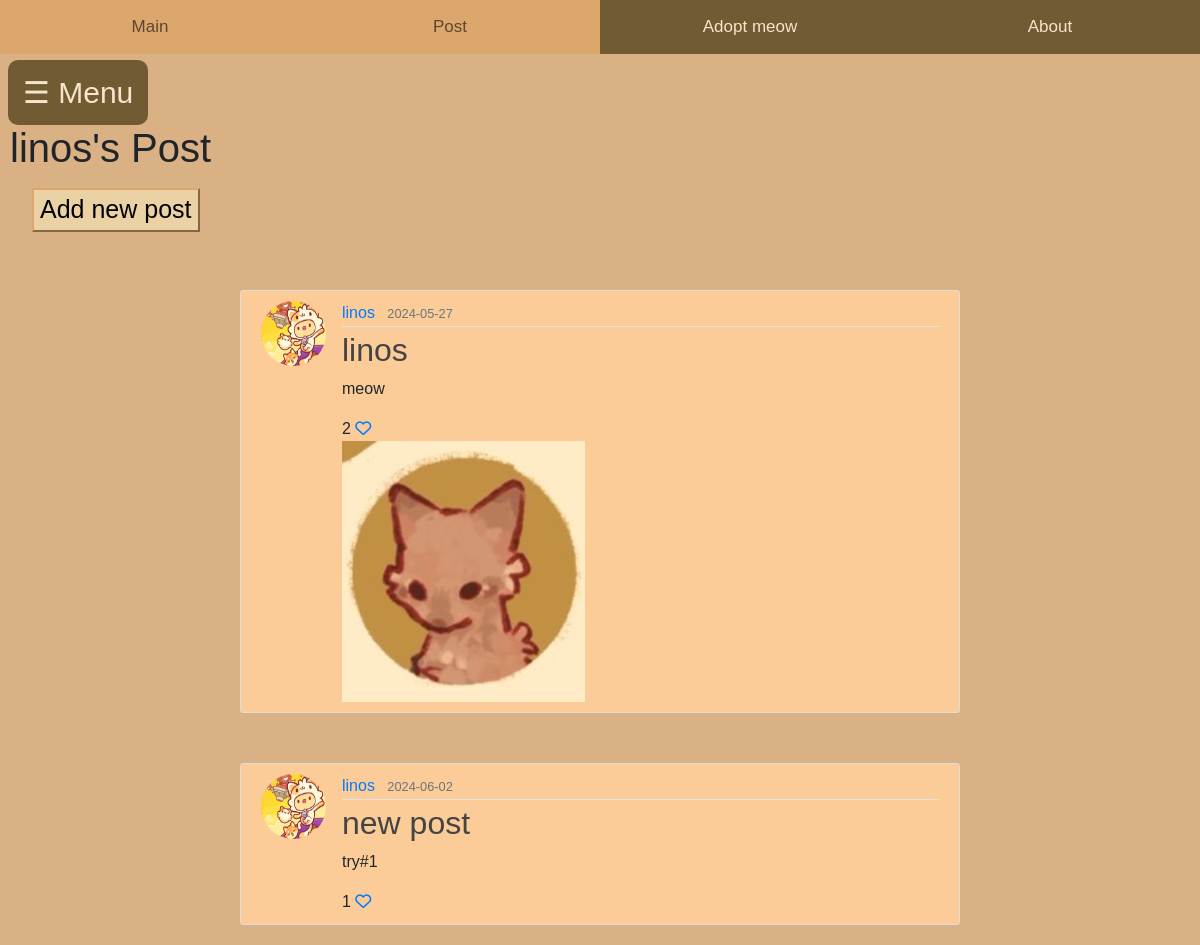
The page /user_posts (signed in) on the database its author committed.
### home/models.py (models this page shows, shortened)
class User(db.Model, UserMixin):
    id = db.Column(db.Integer, primary_key=True)
    fullname = db.Column(db.String(120), unique=True, nullable=False)
    email = db.Column(db.String(20), unique=True, nullable=False)
    username = db.Column(db.String(120), unique=True, nullable=False)
    password1 = db.Column(db.String(255), nullable=False)
    password2 = db.Column(db.String(255), nullable=False)
    state = db.Column(db.String(120), nullable=False)
    phonenumber = db.Column(db.String(20), unique=True, nullable=False)
    posts = db.relationship('Post', backref='author', lazy=True)
    comments = db.relationship('Comment', backref='author', lazy=True)
    likes = db.relationship('Like', backref='author', lazy=True)
    cats = db.relationship('Cat', backref='owner', lazy=True)

class Post(db.Model):
    id = db.Column(db.Integer, primary_key = True)
    title = db.Column(db.String(255), nullable =False)
    content = db.Column(db.Text, nullable=False)
    date = db.Column(db.DateTime(timezone=True), nullable=False, default=func.now())
    user_id = db.Column(db.Integer, db.ForeignKey('user.id'), nullable=False)
    file = db.Column(db.String(255), nullable=True)
    comments = db.relationship('Comment', backref='post', lazy=True)
    likes = db.relationship('Like', backref='post', lazy=True)

### home/views.py (the view)
@views.route('/user_posts')
def user_posts():
    user_posts = Post.query.filter_by(author=current_user).all()
    return render_template('user_posts.html', posts=user_posts)

### home/templates/user_posts.html (shortened to what this page needs)
<!DOCTYPE html>
<html>
<head>
    <link rel="stylesheet" href="https://maxcdn.bootstrapcdn.com/bootstrap/4.0.0/css/bootstrap.min.css">
    <link rel='stylesheet' type='text/css' media='screen' href="{{url_for('static',filename='main.css')}}">
    <div class="topnav">
        <a href="/mainpage">Main</a>
        <a class="active" href="/createpost">Post</a>
        <a href="/adoptmeow">Adopt meow</a>
        <a href="/donation">About</a>
      </div>
</head>
<body>
    <span class='menu-button' style="font-size:30px;cursor:pointer" onclick="openNav()">&#9776; Menu</span>
    <br />
    <div class="mypost-content">
        <h1>{{current_user.username}}'s Post</h1>
        <div class="newpost">
            <a href="/createpost"><button class="addpostbtn">Add new post</button></a>
        </div>
    </div>
    <div class="post-content">
        {% for post in posts %}
        <article class="media content-section">
          <img class="rounded-circle article-img" src="{{ url_for('static', filename='neko.jpg' )}}">
          <div class="media-body">
            <div class="article-metadata">
              <a class="mr-2" href="#">{{ post.author.username }}</a>
              <small class="text-muted">{{ post.date.strftime('%Y-%m-%d') }}</small>
            </div>
            <h2><a class="article-title" href="{{ url_for('views.post', post_id=post.id) }}">{{ post.title }}</a></h2>
            <p class="article-content">{{ post.content }}</p>
            <div>
              {{ post.likes|length }}
              <a href="/like-post/{{post.id}}"><i class="fa-regular fa-heart"></i></a>
            </div>
            <div class="post-image">
              {% if post.file %}
                  <img src="{{ post.file }}" alt="uploaded image">
              {% endif %}
            </div>
          </div>
        </article>
    {% endfor %}
    </div>
</body>
</html>

### home/static/main.css (style rules this page uses)
body { margin: 0; padding: 0; overflow-x: hidden; background-color: #ffdc9c; margin-top: 100px; font-family: Arial, Helvetica, sans-serif; }
.content-section { background: #fbcb98; padding: 10px 20px; border: 1px solid #dddddd; border-radius: 3px; margin-top: 50px; margin-bottom: 20px; margin-left: 20%; margin-right: 20%; }
.mypost-content h1,h5 { margin-left: 10px; }
.addpostbtn { background-color: #ebd2a4; border-color: #dba76d; }
.article-title { color: #444444; }
.article-content { white-space: pre-line; }
.article-img { height: 65px; width: 65px; margin-right: 16px; }
.article-metadata { padding-bottom: 1px; margin-bottom: 4px; border-bottom: 1px solid #e3e3e3 }
.newpost a { padding: 8px 8px 8px 32px; text-decoration: none; font-size: 25px; color: #47301a; display: block; }
.topnav { overflow: hidden; background-color: #705b33; position: fixed; width: 100%; top: 0; z-index: 2; }
.topnav a { float: left; color: #f6e5cb; text-align: center; padding: 14px 0;; text-decoration: none; font-size: 17px; width: 25%; }
.topnav a:hover, a.active { background-color: #dba76d; color: #62442f; font-size: 17px; }
.topnav::after { content: ""; display: table; clear: both; }
.menu-button { position: absolute; top: 60px; left: 8px; font-size: 20px; cursor: pointer; color: #f6e5cb; background-color: #705b33; padding: 10px 15px; border-radius: 10px; z-index: 1; }
.post-image img { max-width: 500px; max-height: 300px; }
body, .userpagecontainer { background-color: #dab185; }

### rows shown on the page
User: username "linos"
Post: author.username "linos", date "2024-05-27", title "linos", content "meow", likes|length "2", file (picture)
Post: author.username "linos", date "2024-06-02", title "new post", content "try#1", likes|length "1"
